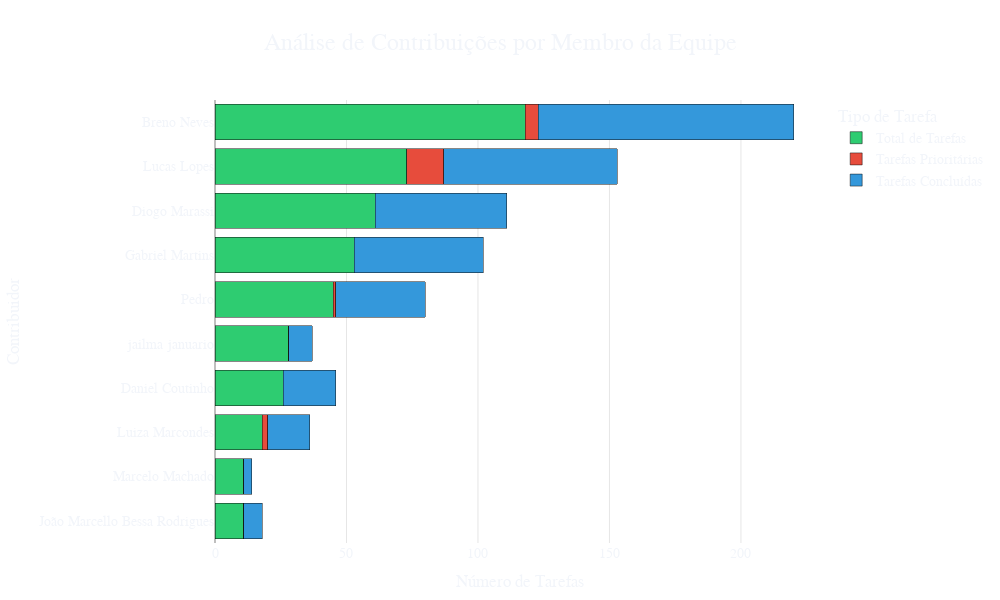

This figure's notebook cell:
### Markdown cell above
# Analisando produtividade no Jira

### Code cell
def analyze_jira_contributors(df):
    # Criar contagem de tarefas por assignee
    contributor_stats = df.groupby('assignee').agg({
        'issue_key': 'count',
        'priority': lambda x: (x == 'High').sum(),
        'status': lambda x: (x == 'Concluído').sum()
    }).reset_index()
    
    contributor_stats.columns = ['Contribuidor', 'Total de Tarefas', 'Tarefas Prioritárias', 'Tarefas Concluídas']
    
    # Remover possíveis valores nulos ou vazios
    contributor_stats = contributor_stats.dropna()
    
    # Ordenar por total de tarefas
    contributor_stats = contributor_stats.sort_values('Total de Tarefas', ascending=True)
    
    # Criar gráfico
    fig = px.bar(
        contributor_stats.tail(10),  # Pegar os top 10
        x=['Total de Tarefas', 'Tarefas Prioritárias', 'Tarefas Concluídas'],
        y='Contribuidor',
        orientation='h',
        title='Análise de Contribuições por Membro da Equipe',
        barmode='stack',  # Mudando para barras empilhadas
        height=600,  # Aumentando altura
        width=1000,  # Definindo largura
        template='plotly_dark',  # Tema mais moderno
        color_discrete_sequence=['#2ecc71', '#e74c3c', '#3498db']  # Cores personalizadas
    )
    
    # Personalizar layout
    fig.update_layout(
        title_x=0.5,  # Centralizar título
        title_font_size=24,
        xaxis_title='Número de Tarefas',
        yaxis_title='Contribuidor',
        legend_title='Tipo de Tarefa',
        showlegend=True,
        margin=dict(l=200, r=50, t=100, b=50),
        paper_bgcolor='rgba(0,0,0,0)',  # Fundo transparente
        plot_bgcolor='rgba(0,0,0,0)',   # Fundo do plot transparente
        font=dict(
            size=14,
            family="Arial"
        ),
        hoverlabel=dict(
            bgcolor="white",
            font_size=14,
            font_family="Arial"
        )
    )
    
    # Adicionar linhas de grade apenas no eixo x
    fig.update_xaxes(
        showgrid=True,
        gridwidth=1,
        gridcolor='rgba(128,128,128,0.2)',
        zeroline=True,
        zerolinewidth=2,
        zerolinecolor='rgba(128,128,128,0.5)'
    )
    
    # Personalizar hover
    fig.update_traces(
        hovertemplate="<b>%{y}</b><br>" +
                     "Quantidade: %{x}<br>" +
                     "<extra></extra>"
    )
    
    return fig

# Para usar:
fig = analyze_jira_contributors(jira_data)
fig.show()

### Figure 1 — Plotly figure (JSON) as saved in the notebook; plotly's stock layout.template omitted (floating-point values rounded to 4 significant figures)
{"data": [{"hovertemplate": "<b>%{y}</b><br>Quantidade: %{x}<br><extra></extra>", "legendgroup": "Total de Tarefas", "marker": {"color": "#2ecc71", "pattern": {"shape": ""}}, "name": "Total de Tarefas", "orientation": "h", "showlegend": true, "textposition": "auto", "type": "bar", "x": [11, 11, 18, 26, 28, 45, 53, 61, 73, 118], "xaxis": "x", "y": ["João Marcello Bessa Rodrigues", "Marcelo Machado", "Luiza Marcondes", "Daniel Coutinho", "jailma januario", "Pedro", "Gabriel Martins", "Diogo Marassi", "Lucas Lopes", "Breno Neves"], "yaxis": "y"}, {"hovertemplate": "<b>%{y}</b><br>Quantidade: %{x}<br><extra></extra>", "legendgroup": "Tarefas Prioritárias", "marker": {"color": "#e74c3c", "pattern": {"shape": ""}}, "name": "Tarefas Prioritárias", "orientation": "h", "showlegend": true, "textposition": "auto", "type": "bar", "x": [0, 0, 2, 0, 0, 1, 0, 0, 14, 5], "xaxis": "x", "y": ["João Marcello Bessa Rodrigues", "Marcelo Machado", "Luiza Marcondes", "Daniel Coutinho", "jailma januario", "Pedro", "Gabriel Martins", "Diogo Marassi", "Lucas Lopes", "Breno Neves"], "yaxis": "y"}, {"hovertemplate": "<b>%{y}</b><br>Quantidade: %{x}<br><extra></extra>", "legendgroup": "Tarefas Concluídas", "marker": {"color": "#3498db", "pattern": {"shape": ""}}, "name": "Tarefas Concluídas", "orientation": "h", "showlegend": true, "textposition": "auto", "type": "bar", "x": [7, 3, 16, 20, 9, 34, 49, 50, 66, 97], "xaxis": "x", "y": ["João Marcello Bessa Rodrigues", "Marcelo Machado", "Luiza Marcondes", "Daniel Coutinho", "jailma januario", "Pedro", "Gabriel Martins", "Diogo Marassi", "Lucas Lopes", "Breno Neves"], "yaxis": "y"}], "layout": {"barmode": "stack", "font": {"family": "Arial", "size": 14}, "height": 600, "hoverlabel": {"bgcolor": "white", "font": {"family": "Arial", "size": 14}}, "legend": {"title": {"text": "Tipo de Tarefa"}, "tracegroupgap": 0}, "margin": {"b": 50, "l": 200, "r": 50, "t": 100}, "paper_bgcolor": "rgba(0,0,0,0)", "plot_bgcolor": "rgba(0,0,0,0)", "showlegend": true, "title": {"font": {"size": 24}, "text": "Análise de Contribuições por Membro da Equipe", "x": 0.5}, "width": 1000, "xaxis": {"anchor": "y", "domain": [0, 1], "gridcolor": "rgba(128,128,128,0.2)", "gridwidth": 1, "showgrid": true, "title": {"text": "Número de Tarefas"}, "zeroline": true, "zerolinecolor": "rgba(128,128,128,0.5)", "zerolinewidth": 2}, "yaxis": {"anchor": "x", "domain": [0, 1], "title": {"text": "Contribuidor"}}}}
